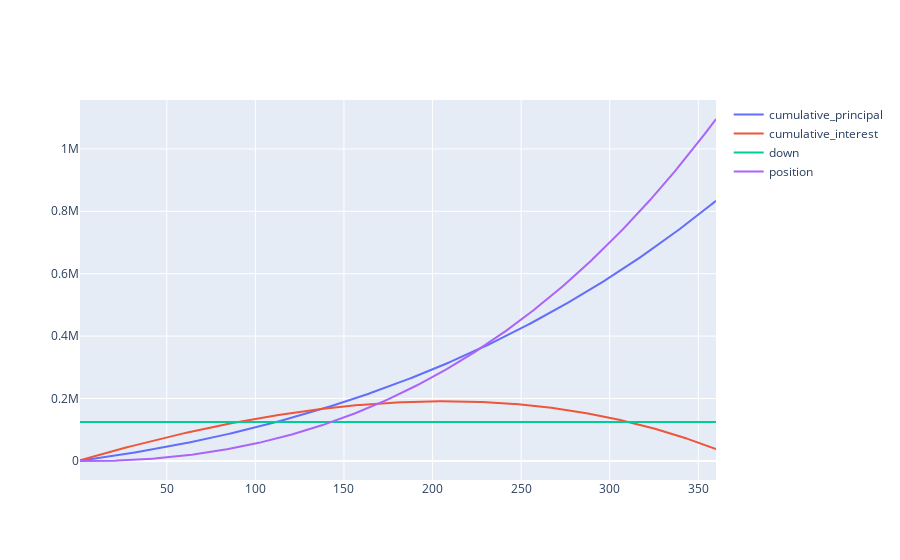

Notebook code for this chart:
### Code cell
fig = go.Figure()
fig.add_trace(go.Scatter(x = df.index, y = df.cumulative_principal, name = 'cumulative_principal'))
fig.add_trace(go.Scatter(x = df.index, y = df.cumulative_interest, name = 'cumulative_interest'))
fig.add_trace(go.Scatter(x = df.index, y = df.down, name = 'down'))
df['position'] = df.cumulative_principal - df.cumulative_interest + df.cumulative_deduction
fig.add_trace(go.Scatter(x = df.index, y = df.position, name = 'position'))
fig.show()

### Figure 1 — Plotly figure (JSON) as saved in the notebook; plotly's stock layout.template omitted (floating-point values rounded to 4 significant figures; data arrays with more than 128 entries replaced by an {"elided": "..."} marker saying what was removed)
{"data": [{"name": "cumulative_principal", "type": "scatter", "x": {"elided": "360 int values"}, "y": {"elided": "360 float values"}}, {"name": "cumulative_interest", "type": "scatter", "x": {"elided": "360 int values"}, "y": {"elided": "360 float values"}}, {"name": "down", "type": "scatter", "x": {"elided": "360 int values"}, "y": {"elided": "360 int values"}}, {"name": "position", "type": "scatter", "x": {"elided": "360 int values"}, "y": {"elided": "360 float values"}}], "layout": {}}
